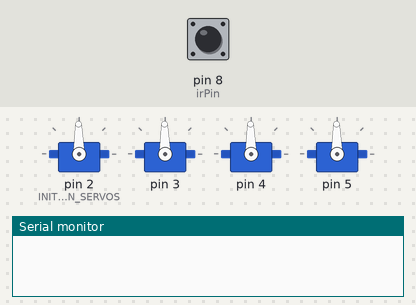
The sketch below on a simulated Arduino Uno, built with avr-gcc and run on an emulated ATmega328P. Parts: 4 × servo, the last lines printed to the serial monitor. Inputs (shaded band) come from the test bench; at power-on: pin 8 (irPin) HIGH.

Above: at 1.2 s.
1.3 s: pin 8 (irPin) pulsed LOW 2 times (0.12 s each, 0.3 s apart)
4.9 s: pin 8 (irPin) pulsed LOW 5 times (0.12 s each, 0.3 s apart)
At 5.85 s:
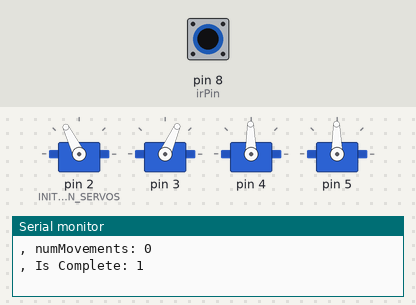
At 7.6 s:
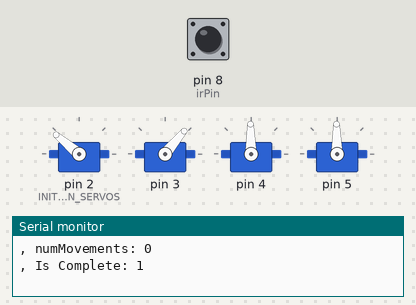
9.4 s: pin 8 (irPin) driven LOW
At 10.85 s:
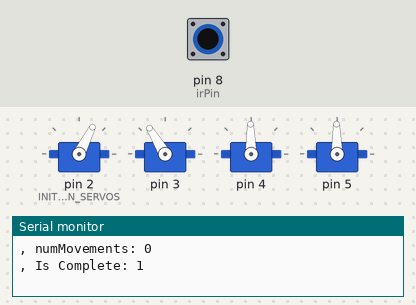
Timing chart, 0 to 20.2 s (numbered marks = the images above; inputs shaded):
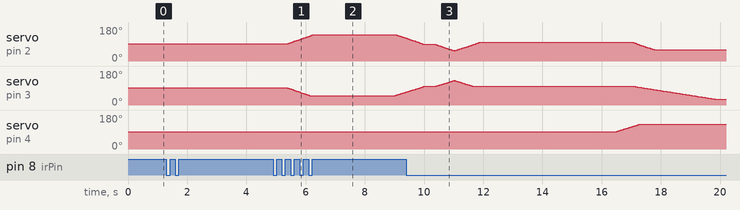

Measured:
- after the input at 1.3 s, every drawn part: stays the same
- after the input at 4.9 s, servo on pin 4: stays 91° (without the input it goes to 92° after 3.7 s)
- by itself, servo on pin 3: rises from 69° to 130° in 1.6 s, then falls to 30° in 8.8 s

The sketch:

test.ino
```cpp
#include <Arduino.h>
#include "servo_controller.h"

  // Servos must be in consecutive pins starting from INITIAL_PIN_SERVOS pin
  // Each movement in the path is composed by 3 field : angle (degres), delay (sec) wrt last movement from which the movement take place, speed (degres/sec)
  // Angles must be from -90 to 90 (not 0) for g90 (type 0) , 1 to 180 for others (type 1) and must be integer values : path should be made take in consideration -90 to 90 reference, then algorith adjust it automatically based on the type of the servo
  // Speeds over 100 degree/sec are fed into immediate transactions
  // First movement delay must be 0
  // addMovement requires the pin of the interested servo , followed by the path
  // Every time we add a movement with addMovement we overwrite the previous path added

//SERVO
const int SERVOS = 4;
const int INITIAL_PIN_SERVOS = 2;
const int mouthPin = 2 - INITIAL_PIN_SERVOS;
const int armPin1 = 3 - INITIAL_PIN_SERVOS;
const int armPin2 = 4 - INITIAL_PIN_SERVOS;
const int armPin3 = 5 - INITIAL_PIN_SERVOS;
const int typeServo = 1; //0 for g90 , 1 for others

//IR
const int irPin = 8;
const long irInterval = 100;
unsigned long previousMillisIR = 0;
bool irValue, irOldValue;

//PRINT
static unsigned long previousMillisPrint = 0;

unsigned long currentMillis = 0;

Movement loopPath[3][6] = {
  { {1,0,90} , {50,5,90} , {-90,4,90} , {10,2,90}, {-30,6,90} , {1,10,90} },
  { {1,0,90} , {-40,5,90} , {90,4,60} , {10,2,80}, {-60,6,30} , {1,10,90} },
  { {1,0,90} , {20,5,75} , {-40,4,90} , {-60,2,80}, {30,6,45} , {1,10,90} }
};

void setup() {

  Serial.begin(9600);
  initializeServos(SERVOS,INITIAL_PIN_SERVOS,typeServo);
  pinMode(irPin, INPUT);

  addMovement(mouthPin, loopPath[0], 6,currentMillis);
  addMovement(armPin1, loopPath[1], 6,currentMillis);
  addMovement(armPin2, loopPath[2], 6,currentMillis);
}

void loop() {

 if(isComplete(mouthPin) && isComplete(armPin1) && isComplete(armPin2)){
    addMovement(mouthPin, loopPath[0], 6,currentMillis);
    addMovement(armPin1, loopPath[1], 6,currentMillis);
    addMovement(armPin2, loopPath[2], 6,currentMillis);
  }

  currentMillis = millis();

  if (currentMillis - previousMillisIR >= irInterval) {
    previousMillisIR = currentMillis;
    irValue = digitalRead(irPin);

    if (!irValue && irOldValue) {
      //Movement path_3[6] = { {1,0,90} , {-20,5,60} , {40,4,90} , {60,2,80}, {-30,6,45} , {1,10,90} };
      //addMovement(armPin2, path_3, currentMillis);

      Movement path[4] = { {1,0,90} , {40,7.5,60} , {-70,10,90} , {1,5,90} };
      addMovement(armPin2, path, 4, currentMillis);
    }

    irOldValue = irValue;
  }

  if (currentMillis - previousMillisPrint >= 5000) {
    previousMillisPrint = currentMillis;

    Serial.println(currentMillis/1000);
    printServoData();

  }

  updateServos(currentMillis);
  delay(10);

}
```

servo_controller.h
```cpp
#ifndef SERVO_CONTROLLER_H
#define SERVO_CONTROLLER_H
#define MAX_SERVO 20
#define MAX_MOVEMENTS 10
#define MAX_SPEED 100 //setted to 100 in order to make the cpu "rest" for 10 ms at every loop , more/equal than that we use the "instant" transmission
#define MIN_SPEED 5 //avoid division by 0
#include <Servo.h>

int NUM_SERVOS;
int INITIAL_PIN;
int servoType;

struct ServoData {
    Servo servo;
    int previousAngle;
    int angle; //must be integer
    unsigned long previousMillis;
    unsigned long previousDelayMillis;
    int numMovements;
    int movementIndex;
    int angles[MAX_MOVEMENTS]; //degree
    int delays[MAX_MOVEMENTS]; //sec
    int speeds[MAX_MOVEMENTS]; //degree/sec
};

struct Movement {
    int ang;
    int del;
    int speed;
};

ServoData servos[MAX_SERVO];

void addMovement(int servoIndex, Movement path[], int numEl ,unsigned long currentMillis) {
    servos[servoIndex].movementIndex = 0;
    servos[servoIndex].numMovements = numEl;
    servos[servoIndex].previousMillis = currentMillis;
    servos[servoIndex].previousDelayMillis = currentMillis;
    for (int i = 0; i < servos[servoIndex].numMovements; i++) {
        if (servoType == 1) {
            servos[servoIndex].angles[i] = path[i].ang + 90;
            if (servos[servoIndex].angles[i] == 0) {
                servos[servoIndex].angles[i] = 1;
            }
        }
        else {
            servos[servoIndex].angles[i] = path[i].ang;
        }
        servos[servoIndex].delays[i] = path[i].del;
        if (path[i].speed < MIN_SPEED) {
            servos[servoIndex].speeds[i] = MIN_SPEED;
        }
        else {
            servos[servoIndex].speeds[i] = path[i].speed;
        }
    }
    servos[servoIndex].angle = servos[servoIndex].angles[0];
}

void initializeServos(int num_servos, int initialPin, int type) {
    NUM_SERVOS = num_servos;
    INITIAL_PIN = initialPin;
    servoType = type;
    for (int i = 0; i < NUM_SERVOS; i++) {
        servos[i].servo.attach(INITIAL_PIN + i); //servos should be one after the other
        servos[i].previousMillis = 0;
        servos[i].previousDelayMillis = 0;
        servos[i].numMovements = 0;
        servos[i].movementIndex = 0;
        memset(servos[i].angles, 0, sizeof(servos[i].angles));
        memset(servos[i].delays, 0, sizeof(servos[i].delays));
        if (servoType == 1) {
            servos[i].servo.write(91);
            servos[i].previousAngle = 91;
            servos[i].angle = 91;
        }
        else {
            servos[i].servo.write(1);
            servos[i].previousAngle = 1;
            servos[i].angle = 1;
        }
    }
}

void updateServos(unsigned long currentMillis) {
    //Move servos
    for (int i = 0; i < NUM_SERVOS; i++) {
        if (servos[i].previousAngle != servos[i].angle) {
            if (servos[i].speeds[servos[i].movementIndex] >= MAX_SPEED) {
                servos[i].servo.write(servos[i].angle);
                servos[i].previousAngle = servos[i].angle;
            }
            else {
                int direction = (servos[i].angle > servos[i].previousAngle) ? 1 : -1;
                if (currentMillis - servos[i].previousMillis >= (1000 / servos[i].speeds[servos[i].movementIndex])) {
                    servos[i].previousMillis = currentMillis;
                    servos[i].servo.write(servos[i].previousAngle + direction);
                    servos[i].previousAngle += direction;
                }
            }
        }
    }
    //Update Angles
    for (int i = 0; i < NUM_SERVOS; i++) {
        if (servos[i].movementIndex < servos[i].numMovements - 1) {
            if ((currentMillis - servos[i].previousDelayMillis) / 1000 >= servos[i].delays[servos[i].movementIndex + 1]) {
                servos[i].movementIndex++;
                servos[i].previousDelayMillis = currentMillis;
                servos[i].angle = servos[i].angles[servos[i].movementIndex];
            }
        }
    }
}

bool isComplete(int servoIndex) {
  return (servos[servoIndex].movementIndex == (servos[servoIndex].numMovements - 1) || servos[servoIndex].numMovements == 0) && servos[servoIndex].previousAngle == servos[servoIndex].angle;
}

void printServoData() {
    for (int i = 0; i < NUM_SERVOS; i++) {
        Serial.print("Servo ");
        Serial.print(i);
        Serial.print(": ");
        Serial.print(", Current Angle: ");
        Serial.print(servos[i].angle);
        Serial.print(", Current Angle: ");
        Serial.print(servos[i].previousAngle);
        Serial.print(", movementIndex: ");
        Serial.println(servos[i].movementIndex);
        Serial.print(", numMovements: ");
        Serial.println(servos[i].numMovements);
        Serial.print(", Is Complete: ");
        Serial.println(isComplete(i));
        Serial.print("\n");
    }
}

#endif
```
